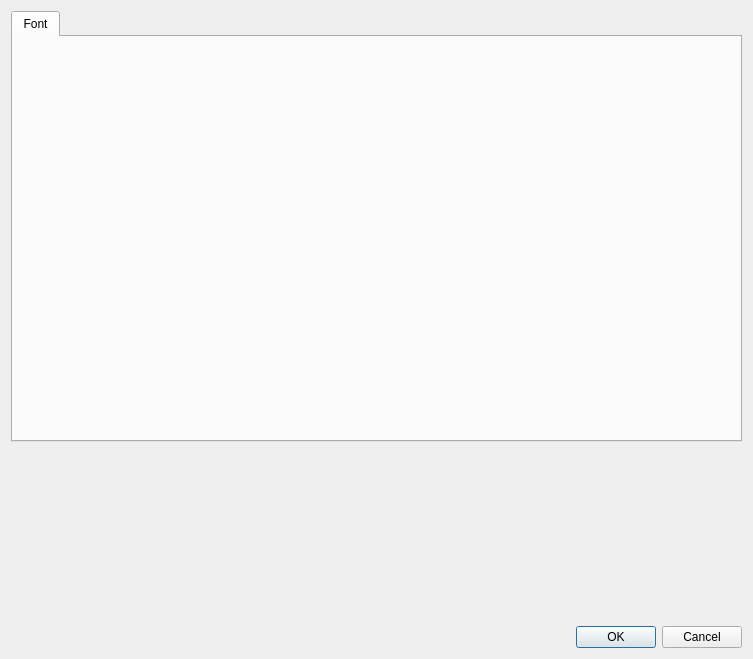
<?xml version="1.0" encoding="UTF-8"?>
<ui version="4.0">
 <class>font::FontStyleDialog</class>
 <widget class="QDialog" name="font::FontStyleDialog">
  <property name="geometry">
   <rect>
    <x>0</x>
    <y>0</y>
    <width>753</width>
    <height>659</height>
   </rect>
  </property>
  <property name="windowTitle">
   <string>Font Style</string>
  </property>
  <property name="windowIcon">
   <iconset theme="dialog-text-and-font"/>
  </property>
  <layout class="QVBoxLayout" name="verticalLayout" stretch="10,4,0">
   <item>
    <widget class="QTabWidget" name="tabWidget">
     <property name="currentIndex">
      <number>0</number>
     </property>
     <widget class="QWidget" name="tab_system">
      <attribute name="title">
       <string>Font</string>
      </attribute>
      <layout class="QVBoxLayout" name="verticalLayout_2">
       <item>
        <widget class="font::FontStyleWidget" name="widget_system" native="true">
         <property name="sizePolicy">
          <sizepolicy hsizetype="Preferred" vsizetype="Preferred">
           <horstretch>0</horstretch>
           <verstretch>0</verstretch>
          </sizepolicy>
         </property>
        </widget>
       </item>
      </layout>
     </widget>
    </widget>
   </item>
   <item>
    <widget class="font::FontPreviewWidget" name="preview" native="true">
     <property name="sizePolicy">
      <sizepolicy hsizetype="Preferred" vsizetype="Expanding">
       <horstretch>0</horstretch>
       <verstretch>0</verstretch>
      </sizepolicy>
     </property>
    </widget>
   </item>
   <item>
    <widget class="QDialogButtonBox" name="buttonBox">
     <property name="standardButtons">
      <set>QDialogButtonBox::Cancel|QDialogButtonBox::Ok</set>
     </property>
    </widget>
   </item>
  </layout>
 </widget>
 <customwidgets>
  <customwidget>
   <class>font::FontPreviewWidget</class>
   <extends>QWidget</extends>
   <header>widgets/font/font_preview_widget.hpp</header>
   <container>1</container>
   <slots>
    <slot>set_font(QFont)</slot>
   </slots>
  </customwidget>
  <customwidget>
   <class>font::FontStyleWidget</class>
   <extends>QWidget</extends>
   <header>widgets/font/font_style_widget.hpp</header>
   <container>1</container>
   <slots>
    <signal>font_changed(QFont)</signal>
   </slots>
  </customwidget>
 </customwidgets>
 <resources/>
 <connections>
  <connection>
   <sender>buttonBox</sender>
   <signal>accepted()</signal>
   <receiver>font::FontStyleDialog</receiver>
   <slot>accept()</slot>
   <hints>
    <hint type="sourcelabel">
     <x>933</x>
     <y>650</y>
    </hint>
    <hint type="destinationlabel">
     <x>977</x>
     <y>658</y>
    </hint>
   </hints>
  </connection>
  <connection>
   <sender>buttonBox</sender>
   <signal>rejected()</signal>
   <receiver>font::FontStyleDialog</receiver>
   <slot>reject()</slot>
   <hints>
    <hint type="sourcelabel">
     <x>706</x>
     <y>640</y>
    </hint>
    <hint type="destinationlabel">
     <x>696</x>
     <y>658</y>
    </hint>
   </hints>
  </connection>
  <connection>
   <sender>widget_system</sender>
   <signal>font_changed(QFont)</signal>
   <receiver>preview</receiver>
   <slot>set_font(QFont)</slot>
   <hints>
    <hint type="sourcelabel">
     <x>595</x>
     <y>391</y>
    </hint>
    <hint type="destinationlabel">
     <x>610</x>
     <y>525</y>
    </hint>
   </hints>
  </connection>
 </connections>
</ui>
